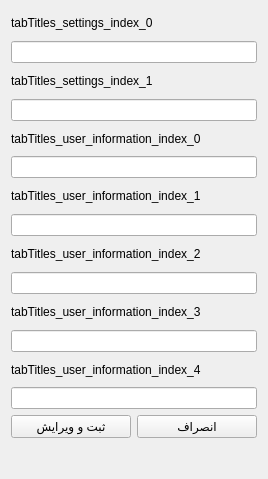
              <widget class="QWidget" name="scrollAreaWidgetContents_2">
               <property name="geometry">
                <rect>
                 <x>-219</x>
                 <y>0</y>
                 <width>268</width>
                 <height>479</height>
                </rect>
               </property>
               <layout class="QHBoxLayout" name="horizontalLayout_4">
                <item>
                 <layout class="QVBoxLayout" name="vl_after_scroll_tabTitle_change">
                  <item>
                   <widget class="QLabel" name="lbl_tabTitle_settings_index0">
                    <property name="text">
                     <string>tabTitles_settings_index_0</string>
                    </property>
                   </widget>
                  </item>
                  <item>
                   <widget class="QLineEdit" name="txt_tabTitle_settings_index0"/>
                  </item>
                  <item>
                   <widget class="QLabel" name="lbl_tabTitle_settings_index1">
                    <property name="text">
                     <string>tabTitles_settings_index_1</string>
                    </property>
                   </widget>
                  </item>
                  <item>
                   <widget class="QLineEdit" name="txt_tabTitle_settings_index1"/>
                  </item>
                  <item>
                   <widget class="QLabel" name="lbl_tabTitles_userinfo_index0">
                    <property name="text">
                     <string>tabTitles_user_information_index_0</string>
                    </property>
                   </widget>
                  </item>
                  <item>
                   <widget class="QLineEdit" name="txt_tabTitles_userinfo_index0"/>
                  </item>
                  <item>
                   <widget class="QLabel" name="lbl_tabTitles_userinfo_index1">
                    <property name="text">
                     <string>tabTitles_user_information_index_1</string>
                    </property>
                   </widget>
                  </item>
                  <item>
                   <widget class="QLineEdit" name="txt_tabTitles_userinfo_index1"/>
                  </item>
                  <item>
                   <widget class="QLabel" name="lbl_tabTitles_userinfo_index2">
                    <property name="text">
                     <string>tabTitles_user_information_index_2</string>
                    </property>
                   </widget>
                  </item>
                  <item>
                   <widget class="QLineEdit" name="txt_tabTitles_userinfo_index2"/>
                  </item>
                  <item>
                   <widget class="QLabel" name="lbl_tabTitles_userinfo_index3">
                    <property name="text">
                     <string>tabTitles_user_information_index_3</string>
                    </property>
                   </widget>
                  </item>
                  <item>
                   <widget class="QLineEdit" name="txt_tabTitles_userinfo_index3"/>
                  </item>
                  <item>
                   <widget class="QLabel" name="lbl_tabTitles_userinfo_index4">
                    <property name="text">
                     <string>tabTitles_user_information_index_4</string>
                    </property>
                   </widget>
                  </item>
                  <item>
                   <widget class="QLineEdit" name="txt_tabTitles_userinfo_index4"/>
                  </item>
                  <item>
                   <layout class="QHBoxLayout" name="hl_down_of_buttons_tabTitles">
                    <item>
                     <widget class="QPushButton" name="btn_save_changes_tabTitles">
                      <property name="text">
                       <string>ثبت و ویرایش</string>
                      </property>
                     </widget>
                    </item>
                    <item>
                     <widget class="QPushButton" name="btn_cancel_changes_tabTitles">
                      <property name="text">
                       <string>انصراف</string>
                      </property>
                     </widget>
                    </item>
                   </layout>
                  </item>
                  <item>
                   <widget class="QLabel" name="label_5">
                    <property name="text">
                     <string/>
                    </property>
                   </widget>
                  </item>
                 </layout>
                </item>
               </layout>
              </widget>
